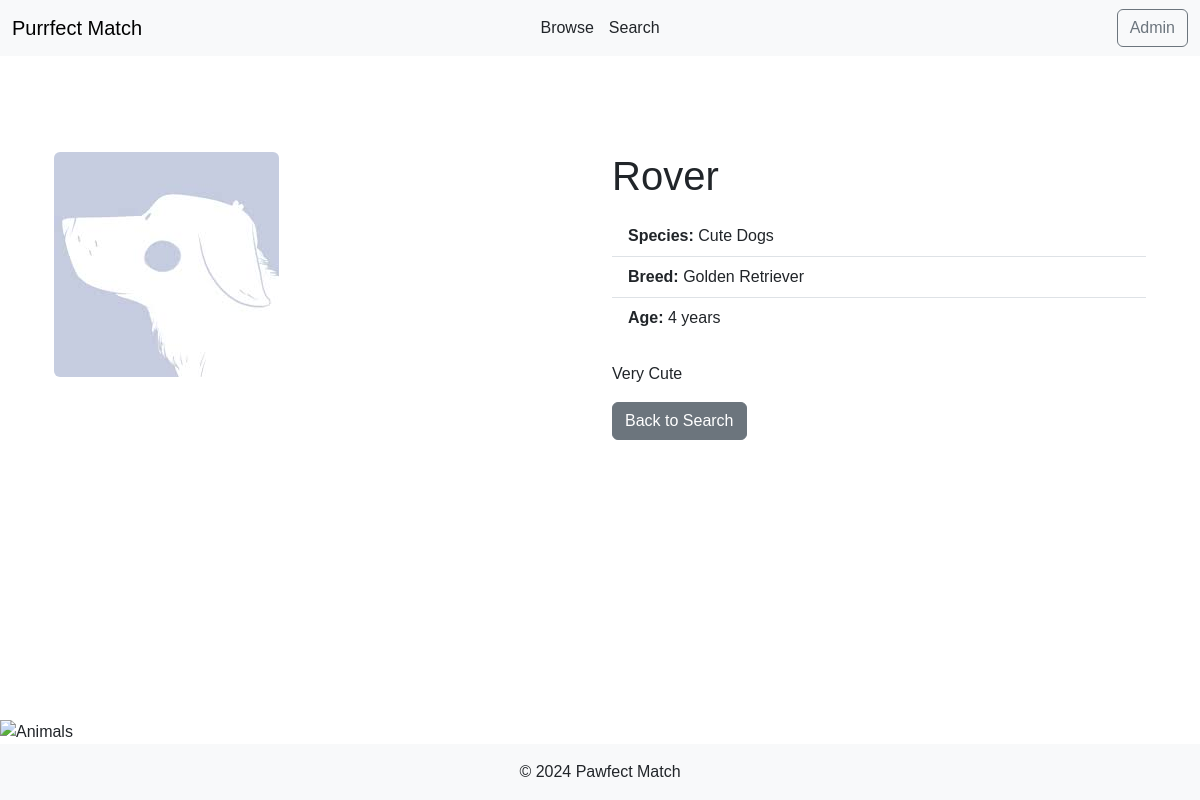
/animals/1, run on an earlier commit of the app's database.
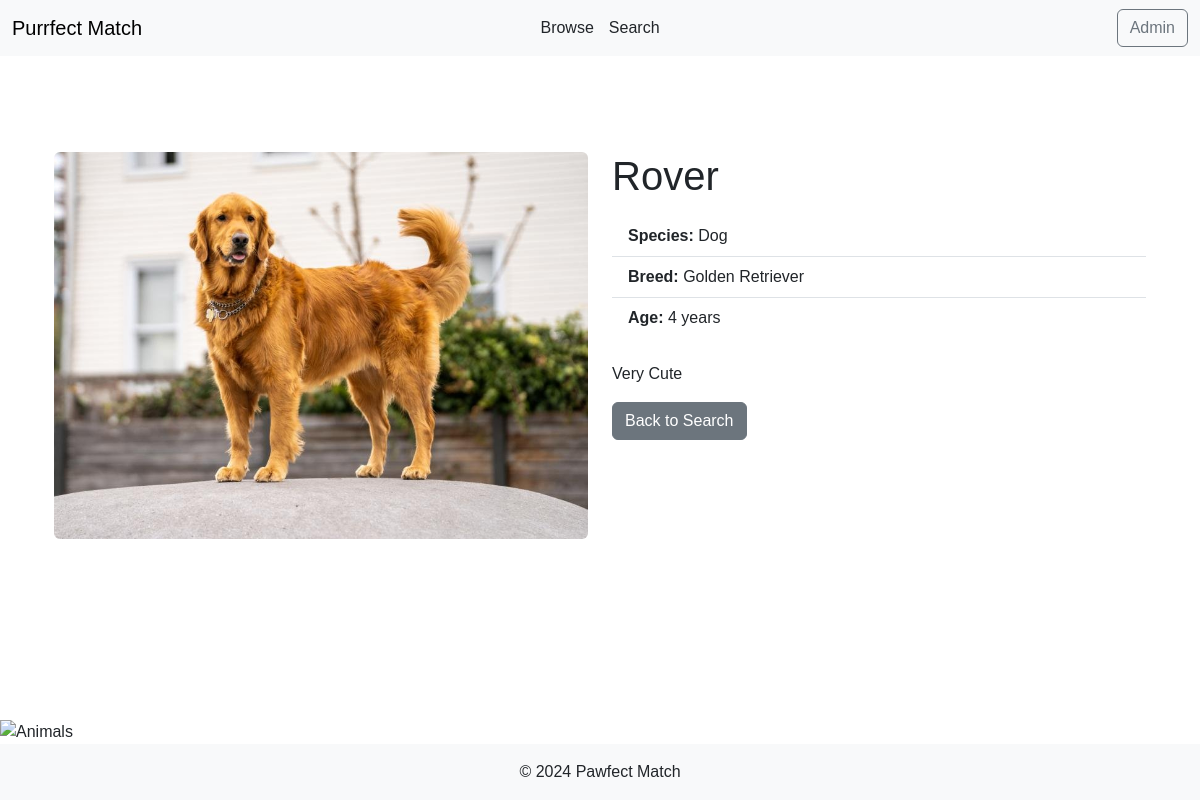
And on a later commit of the database.
### models.py (models this page shows)
class Animal(db.Model):
    __tablename__ = 'Animal'
    id = db.Column(db.Integer, primary_key=True)
    name = db.Column(db.String(100), nullable=False)
    species = db.Column(db.String(50), nullable=False)
    breed = db.Column(db.String(100))
    age = db.Column(db.Integer, nullable=False)
    description = db.Column(db.Text)
    image = db.Column(db.String(255), nullable=False)
    likes = db.Column(db.Integer, default=0)
    shelter_id = db.Column(db.Integer, db.ForeignKey('Shelter.id'), nullable=False)
    shelter = db.relationship('Shelter', back_populates='animals')

### app.py (the view)
@app.route("/animals/<int:id>")
def animal_detail(id):
    animal = Animal.query.get_or_404(id)
    return render_template("animal_detail.html", animal=animal)

### templates/animal_detail.html
{% extends "base.html" %}
{% block content %}
<div class="container mt-5">
    <div class="row">
        <div class="col-md-6">
            <img src="{{ url_for('uploaded_file', filename=animal.image) }}" class="img-fluid rounded mb-4" alt="{{ animal.name }}">
        </div>
        <div class="col-md-6">
            <h1 class="mb-3">{{ animal.name }}</h1>
            <ul class="list-group list-group-flush">
                <li class="list-group-item">
                    <strong>Species:</strong> {{ animal.species }}
                </li>
                <li class="list-group-item">
                    <strong>Breed:</strong> {{ animal.breed or "Unknown" }}
                </li>
                <li class="list-group-item">
                    <strong>Age:</strong> {{ animal.age }} years
                </li>
            </ul>
            <p class="mt-4">{{ animal.description }}</p>
            <a href="/search" class="btn btn-secondary">Back to Search</a>
        </div>
    </div>
</div>
{% endblock %}

What changed in the data, as far as the page shows it:
changed Animal "Rover": image+name: picture added in place of a placeholder; species "Cute Dogs" → "Dog"
